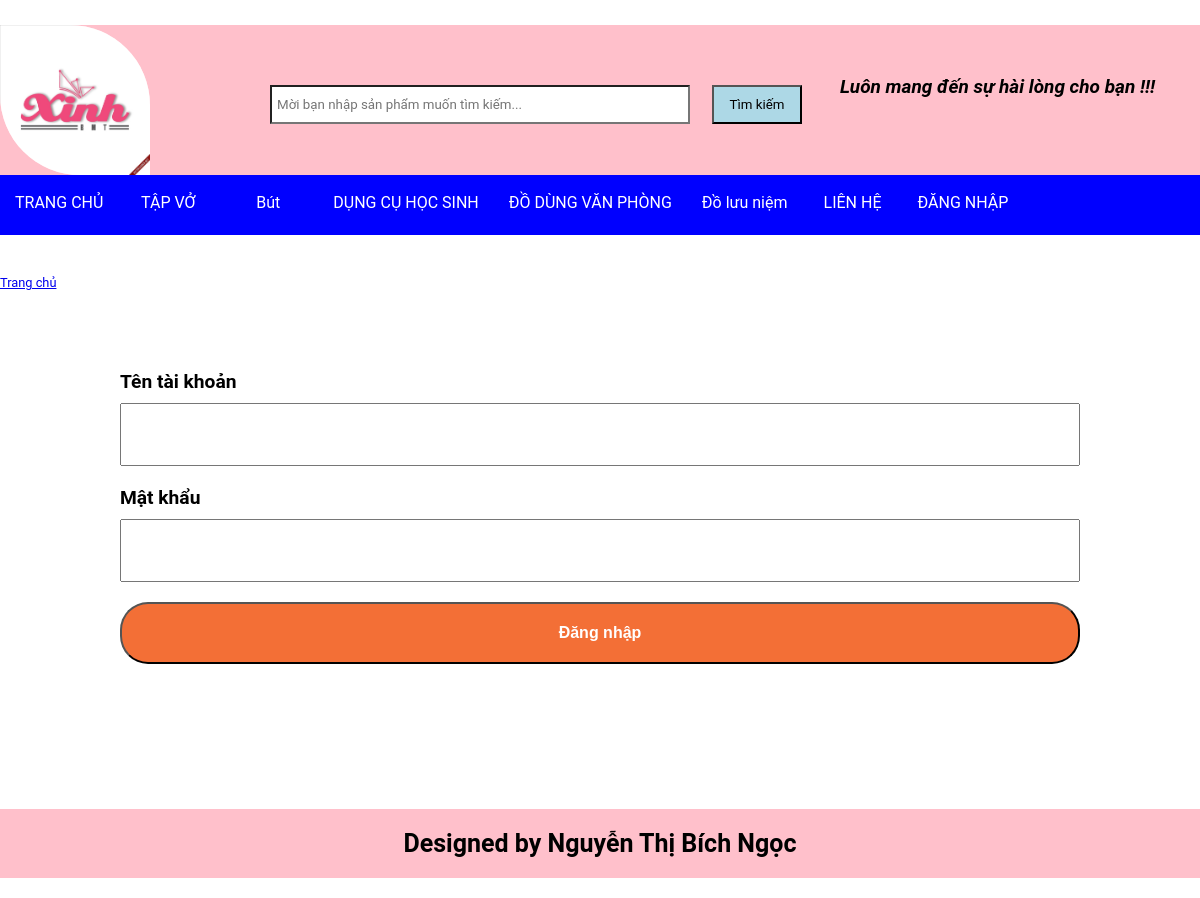
Before: /loginuser.php with the older database file.
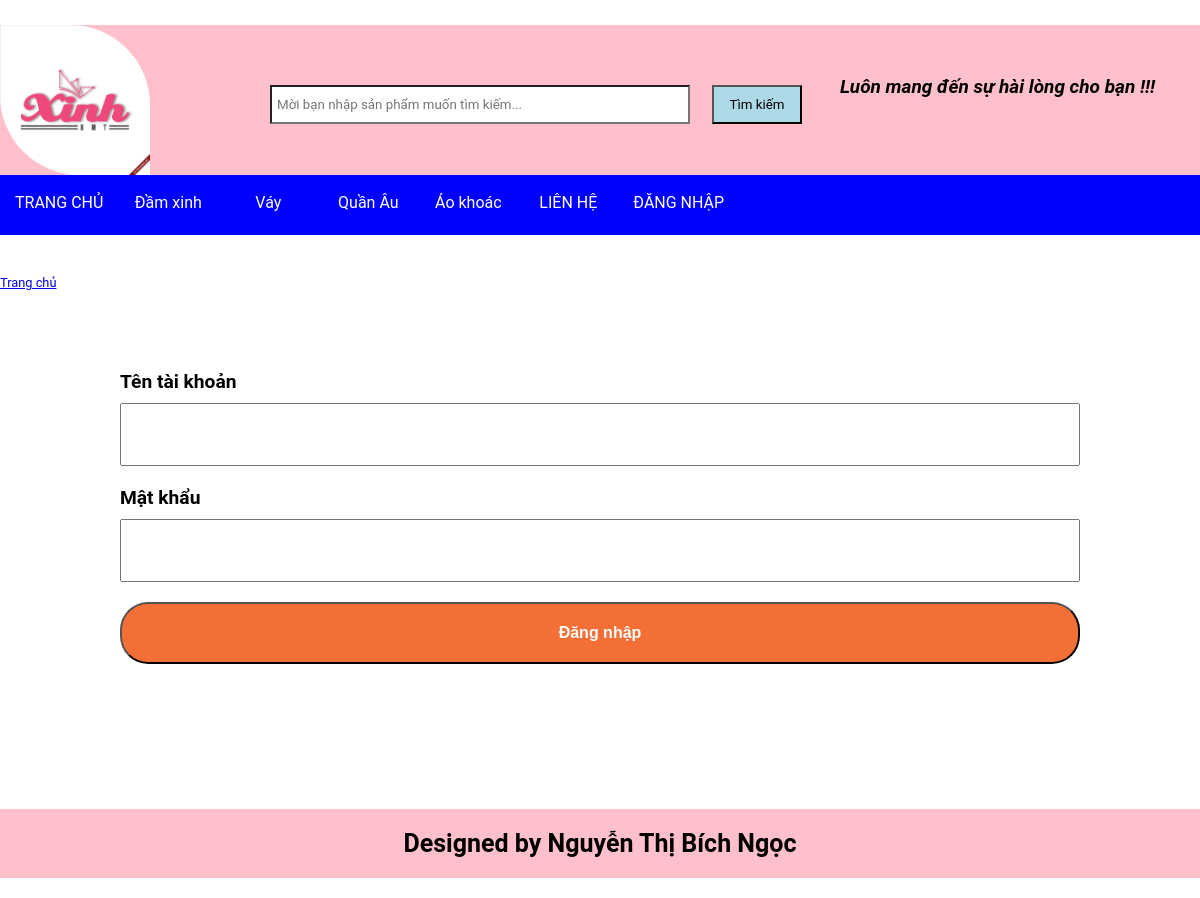
After: the same page with the newer database file.
### tables this page shows
CREATE TABLE `menu` (
  `id` int(11) NOT NULL,
  `name` varchar(120) NOT NULL,
  `info` text NOT NULL
);

### template-parts/menu.php (the view)
<div class="menu">
	<ul>
			<li><a href="index.php?r=home" title="home">TRANG CHỦ</a></li>
		<?php
			$sql = "SELECT * FROM menu";
			$rs = mysqli_query($conn, $sql);
			while( $r = mysqli_fetch_array($rs, MYSQLI_ASSOC) ):
		?>
			<li><a href="index.php?r=category&id=<?php echo $r['id']; ?>" title="<?php echo $r['info']?>"><?php echo $r["name"];?></a></li>
		<?php endwhile;?>
		<li><a href="index.php?r=about" title="lienhe">LIÊN HỆ</a></li>
		<li><a href="admin">ĐĂNG NHẬP</a></li>
	</ul>
</div>

Changed rows visible on the page:
removed menu: name "TẬP VỞ"
removed menu: name "Bút"
removed menu: name "DỤNG CỤ HỌC SINH"
removed menu: name "ĐỒ DÙNG VĂN PHÒNG"
removed menu: name "Đồ lưu niệm"
added menu: name "Đầm xinh"
added menu: name "Váy"
added menu: name "Quần Âu"
added menu: name "Áo khoác"
